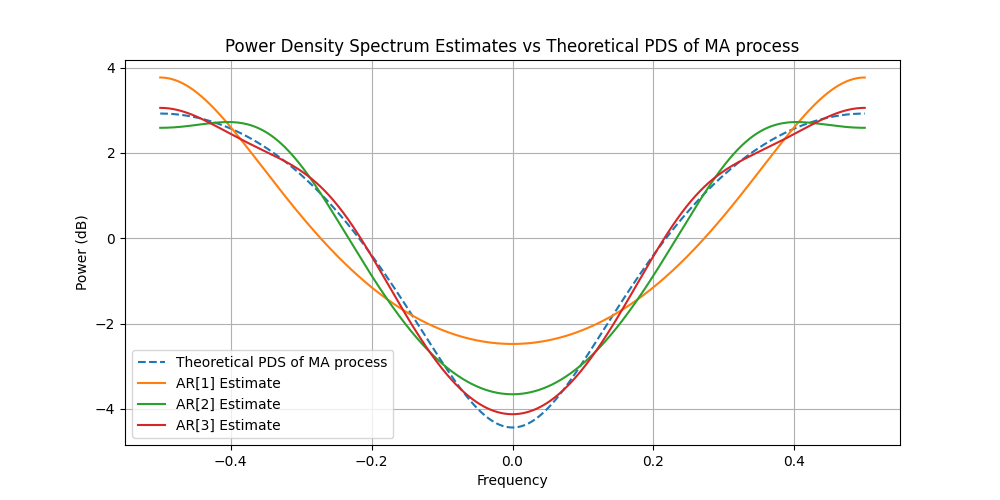

Recreate this plot in Python.
from scipy.linalg import toeplitz
import numpy as np
import matplotlib.pyplot as plt
gamma_xx = {0: 1.16, 1: -0.4, -1: -0.4}

# Function to create the Yule-Walker matrix and vector for a given order
def create_yule_walker(order):
    # Create the autocorrelation matrix (symmetric Toeplitz matrix)
    r = [gamma_xx[i] if i in gamma_xx else 0 for i in range(order)]
    R = toeplitz(r)
    # Create the autocorrelation vector (RHS of the Yule-Walker equations)
    b = np.array([gamma_xx[i + 1] if (i + 1) in gamma_xx else 0 for i in range(order)])
    return R, b

# Function to solve the Yule-Walker equations and find the prediction error variance
def solve_yule_walker(order):
    R, b = create_yule_walker(order)
    # Solve the Yule-Walker equations for the AR coefficients
    a = np.linalg.solve(R, b)
    # Calculate the prediction error variance
    prediction_error_variance = gamma_xx[0] - np.dot(a, b)
    return a, prediction_error_variance

# Calculate the coefficients and prediction error variances for orders 1, 2, and 3
coefficients_order_1, variance_order_1 = solve_yule_walker(1)
coefficients_order_2, variance_order_2 = solve_yule_walker(2)
coefficients_order_3, variance_order_3 = solve_yule_walker(3)

def PDS_estimate(order, f):
    coefficients, prediction_error_variance = solve_yule_walker(order)
    sum_coefficients = 0
    for i, c in enumerate(coefficients):
        sum_coefficients += c * np.exp(-1j * 2 * np.pi * f * (i + 1))  # i+1 because coefficients start from lag 1
    denominator = (1 - sum_coefficients)
    return prediction_error_variance / np.abs(denominator)**2

def plot_theoretical_PDS_MA(frequencies):
    H_f = 1 - 0.4 * np.exp(-1j * 2 * np.pi * frequencies)
    theoretical_PDS_MA = np.abs(H_f)**2
    plt.plot(frequencies, 10 * np.log10(theoretical_PDS_MA), label='Theoretical PDS of MA process', linestyle='--')

def PDS_estimate_plot():
    frequencies = np.linspace(-0.5, 0.5, 1000)
    plt.figure(figsize=(10, 5))

    # Plot the theoretical PDS of the MA process
    plot_theoretical_PDS_MA(frequencies)

    # Calculate and plot the AR model estimates for each order
    for order in range(1, 4):
        AR_values = [PDS_estimate(order, f) for f in frequencies]
        plt.plot(frequencies, 10 * np.log10(np.abs(AR_values)), label=f'AR[{order}] Estimate')

    plt.xlabel('Frequency')
    plt.ylabel('Power (dB)')
    plt.title('Power Density Spectrum Estimates vs Theoretical PDS of MA process')
    plt.legend()
    plt.grid(True)
    plt.show()

# Call the function to plot all the estimates and the theoretical PDS on the same figure
PDS_estimate_plot()
